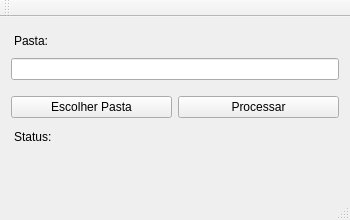
<?xml version="1.0" encoding="UTF-8"?>
<ui version="4.0">
 <class>MainWindow</class>
 <widget class="QMainWindow" name="MainWindow">
  <property name="geometry">
   <rect>
    <x>0</x>
    <y>0</y>
    <width>350</width>
    <height>220</height>
   </rect>
  </property>
  <property name="sizePolicy">
   <sizepolicy hsizetype="Preferred" vsizetype="Preferred">
    <horstretch>0</horstretch>
    <verstretch>0</verstretch>
   </sizepolicy>
  </property>
  <property name="minimumSize">
   <size>
    <width>350</width>
    <height>220</height>
   </size>
  </property>
  <property name="maximumSize">
   <size>
    <width>350</width>
    <height>350</height>
   </size>
  </property>
  <property name="windowTitle">
   <string>Sequenciador de fotos </string>
  </property>
  <property name="styleSheet">
   <string notr="true">QLabel{
margin: 6 0 0 0
}

QLineEdit{
margin: 4 0 10 0;
padding:4 0 0 0;
}</string>
  </property>
  <widget class="QWidget" name="centralWidget">
   <property name="sizePolicy">
    <sizepolicy hsizetype="Preferred" vsizetype="Expanding">
     <horstretch>0</horstretch>
     <verstretch>0</verstretch>
    </sizepolicy>
   </property>
   <property name="maximumSize">
    <size>
     <width>350</width>
     <height>350</height>
    </size>
   </property>
   <layout class="QVBoxLayout" name="verticalLayout">
    <property name="sizeConstraint">
     <enum>QLayout::SetMaximumSize</enum>
    </property>
    <item>
     <widget class="QLabel" name="dirLabel">
      <property name="enabled">
       <bool>true</bool>
      </property>
      <property name="text">
       <string>Pasta:</string>
      </property>
      <property name="wordWrap">
       <bool>true</bool>
      </property>
     </widget>
    </item>
    <item>
     <widget class="QLineEdit" name="lineEdit"/>
    </item>
    <item>
     <layout class="QHBoxLayout" name="horizontalLayout">
      <item>
       <widget class="QPushButton" name="btnDirectory">
        <property name="toolTip">
         <string extracomment="Escolha a pasta que contém as subpastas com os voos"/>
        </property>
        <property name="text">
         <string>Escolher Pasta</string>
        </property>
       </widget>
      </item>
      <item>
       <widget class="QPushButton" name="btnProcess">
        <property name="toolTip">
         <string extracomment="Realiza o sequenciamento das fotos"/>
        </property>
        <property name="toolTipDuration">
         <number>2</number>
        </property>
        <property name="text">
         <string>Processar</string>
        </property>
       </widget>
      </item>
     </layout>
    </item>
    <item>
     <widget class="QLabel" name="status">
      <property name="sizePolicy">
       <sizepolicy hsizetype="Minimum" vsizetype="Minimum">
        <horstretch>0</horstretch>
        <verstretch>0</verstretch>
       </sizepolicy>
      </property>
      <property name="text">
       <string>Status:</string>
      </property>
      <property name="wordWrap">
       <bool>true</bool>
      </property>
     </widget>
    </item>
    <item>
     <spacer name="verticalSpacer_4">
      <property name="orientation">
       <enum>Qt::Vertical</enum>
      </property>
      <property name="sizeHint" stdset="0">
       <size>
        <width>20</width>
        <height>40</height>
       </size>
      </property>
     </spacer>
    </item>
   </layout>
  </widget>
  <widget class="QMenuBar" name="menuBar">
   <property name="geometry">
    <rect>
     <x>0</x>
     <y>0</y>
     <width>350</width>
     <height>20</height>
    </rect>
   </property>
  </widget>
  <widget class="QToolBar" name="mainToolBar">
   <attribute name="toolBarArea">
    <enum>TopToolBarArea</enum>
   </attribute>
   <attribute name="toolBarBreak">
    <bool>false</bool>
   </attribute>
  </widget>
  <widget class="QStatusBar" name="statusBar"/>
 </widget>
 <layoutdefault spacing="6" margin="11"/>
 <resources/>
 <connections/>
</ui>
